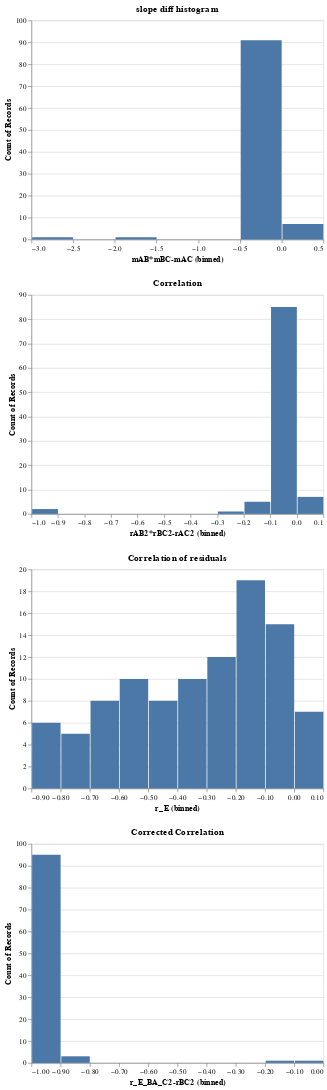

Source (notebook cell):
### Code cell
def stats_graphs(d):
    d['rAB2*rBC2-rAC2']=d.rAB**2 * d.rBC**2 - d.rAC**2
    d['r_E_BA_C2-rBC2'] = d.r_E_BA_C**2 - d.rBC**2
    #d['rAC2'] = d.rAC**2
    d['mAB*mBC-mAC'] = d.mAB*d.mBC - d.mAC
    L,U = compute_confidence_interval(d.rAC**2, d['n'])
    d['confidence'] = confidence_status(L, U, d.rAB**2*d.rBC**2)
    slope_histogram = alt.Chart(d).mark_bar().encode(
        x=alt.X('mAB*mBC-mAC:Q', bin=True),
        y='count()').properties(title="slope diff histogram")

    bincount = 100
    ticks = 10
    correlation_graph = alt.Chart(d).mark_bar().encode(
        x=alt.X('rAB2*rBC2-rAC2:Q',bin=True,
                   axis=alt.Axis(
                    tickCount=ticks,
                    grid=False)),
        y='count()').properties(
            title="Correlation")
    residual_correlation = alt.Chart(d).mark_bar().encode(
        x=alt.X('r_E:Q', bin=True),
        y='count()').properties(title="Correlation of residuals")
    corrected_correlation = alt.Chart(d).mark_bar().encode(
        x=alt.X("r_E_BA_C2-rBC2:Q", bin=True),
        y='count()').properties(
        title="Corrected Correlation")

    return alt.vconcat(slope_histogram,correlation_graph,residual_correlation, corrected_correlation)

stats_graphs(d)
